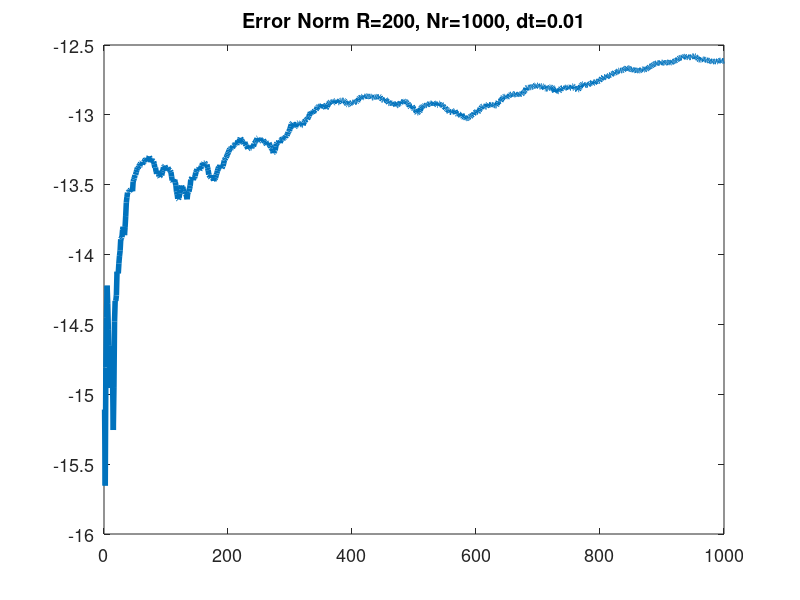

MATLAB code for this plot:
A=importdata('normrecord.txt');

plot(A,'LineWidth',4)
title('Error Norm R=200, Nr=1000, dt=0.01')

set(gca,'FontSize',13)
